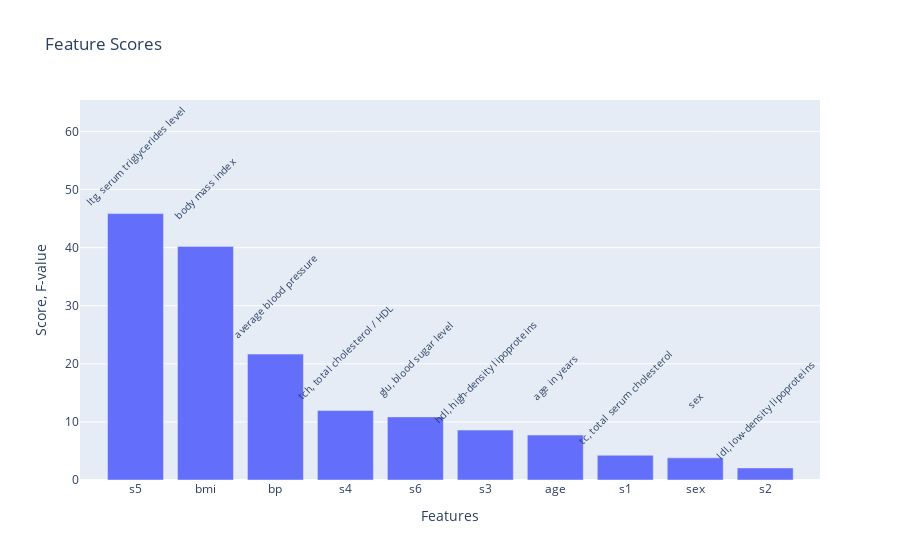

Notebook code cell kept with this figure:
### Code cell
fig = go.Figure(
    data=[go.Bar(x=sorted_feature_names, y=sorted_feature_scores)],
    layout=dict(
        title='Feature Scores', 
        xaxis_title='Features', 
        yaxis_title='Score, F-value',
    )
)

for i, feature_name in enumerate(sorted_feature_names):
    fig.add_annotation(
        x=feature_name,
        y=sorted_feature_scores[i] + 10,
        text=feature_explanations.get(feature_name, 'Unknown'),
        textangle = -45,
        showarrow=False,
        font=dict(size=10)
    )

fig.show()

### Figure 1 — Plotly figure (JSON) as saved in the notebook; plotly's stock layout.template omitted (floating-point values rounded to 4 significant figures)
{"data": [{"type": "bar", "x": ["s5", "bmi", "bp", "s4", "s6", "s3", "age", "s1", "sex", "s2"], "y": [45.86, 40.22, 21.68, 11.97, 10.86, 8.589, 7.739, 4.258, 3.811, 2.079]}], "layout": {"annotations": [{"font": {"size": 10}, "showarrow": false, "text": "ltg, serum triglycerides level", "textangle": -45, "x": "s5", "y": 55.86}, {"font": {"size": 10}, "showarrow": false, "text": "body mass index", "textangle": -45, "x": "bmi", "y": 50.22}, {"font": {"size": 10}, "showarrow": false, "text": "average blood pressure", "textangle": -45, "x": "bp", "y": 31.68}, {"font": {"size": 10}, "showarrow": false, "text": "tch, total cholesterol / HDL", "textangle": -45, "x": "s4", "y": 21.97}, {"font": {"size": 10}, "showarrow": false, "text": "glu, blood sugar level", "textangle": -45, "x": "s6", "y": 20.86}, {"font": {"size": 10}, "showarrow": false, "text": "hdl, high-density lipoproteins", "textangle": -45, "x": "s3", "y": 18.59}, {"font": {"size": 10}, "showarrow": false, "text": "age in years", "textangle": -45, "x": "age", "y": 17.74}, {"font": {"size": 10}, "showarrow": false, "text": "tc, total serum cholesterol", "textangle": -45, "x": "s1", "y": 14.26}, {"font": {"size": 10}, "showarrow": false, "text": "sex", "textangle": -45, "x": "sex", "y": 13.81}, {"font": {"size": 10}, "showarrow": false, "text": "ldl, low-density lipoproteins", "textangle": -45, "x": "s2", "y": 12.08}], "title": {"text": "Feature Scores"}, "xaxis": {"title": {"text": "Features"}}, "yaxis": {"title": {"text": "Score, F-value"}}}}
